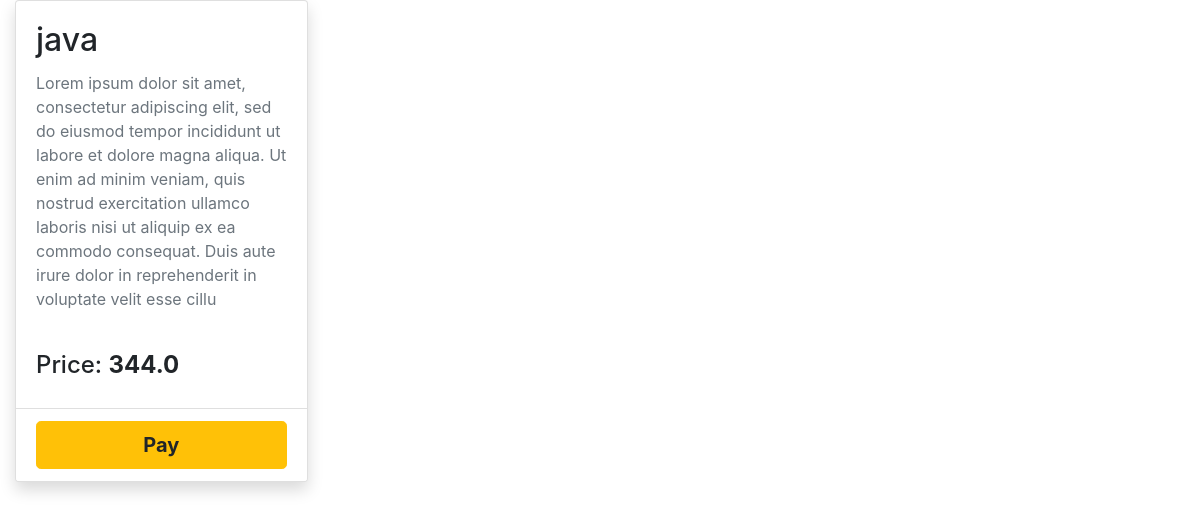
The page /paypal/pay/1/ on the database its author committed.
### learn/models.py (models this page shows)
class Course(models.Model):
    name = models.CharField(("course name"), max_length=50)
    description = models.TextField(("course description"), max_length=300)
    price =  models.FloatField(("course price"))

### learn/views.py (the view)
# urls.py: path('paypal/pay/<pk>/', pay, name="pay"),
def pay(request, pk):
    course = get_object_or_404(Course, pk=pk)
    return render(request, 'pay.html', {'course':course})

### learn/templates/pay.html
{% extends 'base.html' %}
{% block main %}
  <div class="card w-25 shadow" >
        <div class="card-body">
            <div class="card-title">
                <h2>{{course.name}}</h2>
            </div>
            <div class="card-text">
                <p class="text-muted">{{course.description}}</p><br>
                <div class="h4">Price: <strong>{{course.price}}</strong></div>
            </div>
        </div>
        <div class="card-footer bg-white">
            <a href="{% url 'pay' course.pk %}" class="btn btn-warning font-weight-bold btn-lg col-12">Pay</a>
        </div>
    </div>
{% endblock %}

### learn/templates/base.html (shortened to what this page needs)
{% load static %}
<!DOCTYPE html>
<html>
<head>
    <link rel="stylesheet" href="{% static 'css/bootstrap.min.css' %}">
</head>
<body>
    <main class="container-fluid">
       {% block main %}
       {% endblock %}
    </main>
</body>
</html>

### rows shown on the page
Course: name "java", description "Lorem ipsum dolor sit amet, consectetur adipiscing elit, sed do eiusmod tempor incididunt ut labore et dolore magna aliqua. Ut enim ad minim veniam, quis nostrud exercitation ullamco laboris nisi ut aliquip ex ea commodo consequat. Duis aute irure dolor in reprehenderit in voluptate velit esse cillu", price "344.0"
